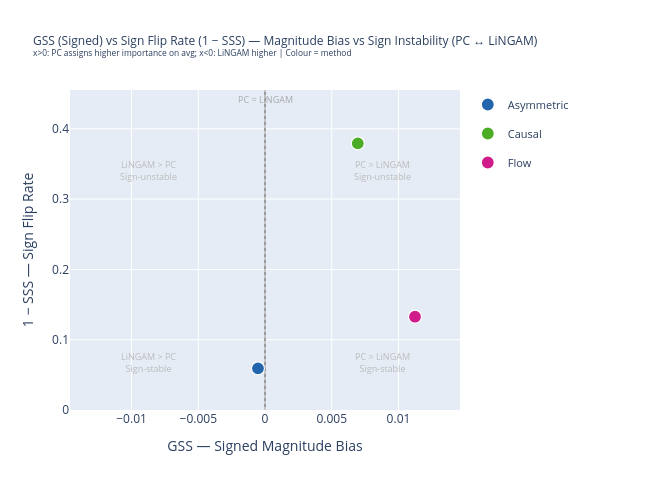

Notebook source saved alongside this figure:
### Code cell
# ── Cross-evaluation: GSS vs (1 − SSS) scatter ────────────────────────────────
# x: GSS (signed)   — positive = PC assigns higher importance on average
#                     negative = LiNGAM assigns higher importance on average
# y: 1 − MeanSSS    — sign flip rate between PC and LiNGAM
df_cross = df_gss[["Dataset", "Method", "MeanGSS"]].merge(
    df_sss[["Dataset", "Method", "MeanSSS"]],
    on=["Dataset", "Method"],
)
df_cross["SignFlipRate"] = 1 - df_cross["MeanSSS"]

fig_cross = go.Figure()
SEEN_METHODS = set()

for _, row in df_cross.iterrows():
    meth = row["Method"]
    ds   = row["Dataset"]
    show_meth = meth not in SEEN_METHODS
    SEEN_METHODS.add(meth)

    fig_cross.add_trace(go.Scatter(
        x    = [row["MeanGSS"]],
        y    = [row["SignFlipRate"]],
        mode = "markers",
        name = meth,
        legendgroup = meth,
        showlegend  = show_meth,
        marker = dict(
            color  = METHOD_COLORS[meth],
            symbol = "circle",
            size   = 13,
            line   = dict(width=1.2, color="white"),
        ),
        hovertemplate=(
            f"<b>{meth}</b><br>"
            f"Dataset: {ds}<br>"
            "GSS (signed magnitude bias): %{x:.4f}<br>"
            "Sign flip rate (1−SSS): %{y:.3f}<extra></extra>"
        ),
    ))

# Symmetric x-axis range around 0 (GSS is signed)
gss_abs_max = df_cross["MeanGSS"].abs().max() * 1.3
y_max       = df_cross["SignFlipRate"].max() * 1.2

# Vertical reference line at x=0 (zero bias between PC and LiNGAM)
fig_cross.add_vline(
    x=0, line=dict(dash="dot", color="lightgray", width=1.5)
)
fig_cross.add_annotation(
    x=0, y=y_max * 0.97, text="PC = LiNGAM", showarrow=False,
    font=dict(size=9, color="#aaaaaa"), xanchor="center",
)

# Quadrant labels
for qx, qy, label in [
    (-gss_abs_max * 0.6, y_max * 0.75, "LiNGAM > PC<br>Sign-unstable"),
    ( gss_abs_max * 0.6, y_max * 0.75, "PC > LiNGAM<br>Sign-unstable"),
    (-gss_abs_max * 0.6, y_max * 0.15, "LiNGAM > PC<br>Sign-stable"),
    ( gss_abs_max * 0.6, y_max * 0.15, "PC > LiNGAM<br>Sign-stable"),
]:
    fig_cross.add_annotation(
        x=qx, y=qy, text=label, showarrow=False,
        font=dict(size=9, color="#bbbbbb"), align="center",
    )

fig_cross.update_layout(
    title=dict(
        text="GSS (Signed) vs Sign Flip Rate (1 − SSS) — Magnitude Bias vs Sign Instability (PC ↔ LiNGAM)<br>"
             "<sup>x>0: PC assigns higher importance on avg; x<0: LiNGAM higher | Colour = method</sup>",
        font=dict(size=12),
    ),
    xaxis=dict(
        title="GSS — Signed Magnitude Bias",
        range=[-gss_abs_max, gss_abs_max],
        zeroline=True, zerolinewidth=1.5, zerolinecolor="gray",
    ),
    yaxis=dict(
        title="1 − SSS — Sign Flip Rate",
        range=[0, y_max],
        zeroline=False,
    ),
    height=480, width=660,
    legend=dict(x=1.02, y=1, xanchor="left", font=dict(size=11)),
    margin=dict(l=70, r=200, t=90, b=70),
)
fig_cross.show()

### Figure 1 — Plotly figure (JSON) as saved in the notebook; plotly's stock layout.template omitted (floating-point values rounded to 4 significant figures)
{"data": [{"hovertemplate": "<b>Asymmetric</b><br>Dataset: Lin-Conf<br>GSS (signed magnitude bias): %{x:.4f}<br>Sign flip rate (1−SSS): %{y:.3f}<extra></extra>", "legendgroup": "Asymmetric", "marker": {"color": "#2166ac", "line": {"color": "white", "width": 1.2}, "size": 13, "symbol": "circle"}, "mode": "markers", "name": "Asymmetric", "showlegend": true, "type": "scatter", "x": [-0.0005259], "y": [0.05929]}, {"hovertemplate": "<b>Causal</b><br>Dataset: Lin-Conf<br>GSS (signed magnitude bias): %{x:.4f}<br>Sign flip rate (1−SSS): %{y:.3f}<extra></extra>", "legendgroup": "Causal", "marker": {"color": "#4dac26", "line": {"color": "white", "width": 1.2}, "size": 13, "symbol": "circle"}, "mode": "markers", "name": "Causal", "showlegend": true, "type": "scatter", "x": [0.006952], "y": [0.3794]}, {"hovertemplate": "<b>Flow</b><br>Dataset: Lin-Conf<br>GSS (signed magnitude bias): %{x:.4f}<br>Sign flip rate (1−SSS): %{y:.3f}<extra></extra>", "legendgroup": "Flow", "marker": {"color": "#d01c8b", "line": {"color": "white", "width": 1.2}, "size": 13, "symbol": "circle"}, "mode": "markers", "name": "Flow", "showlegend": true, "type": "scatter", "x": [0.01124], "y": [0.1327]}], "layout": {"annotations": [{"font": {"color": "#aaaaaa", "size": 9}, "showarrow": false, "text": "PC = LiNGAM", "x": 0, "xanchor": "center", "y": 0.4416}, {"align": "center", "font": {"color": "#bbbbbb", "size": 9}, "showarrow": false, "text": "LiNGAM > PC<br>Sign-unstable", "x": -0.008766, "y": 0.3415}, {"align": "center", "font": {"color": "#bbbbbb", "size": 9}, "showarrow": false, "text": "PC > LiNGAM<br>Sign-unstable", "x": 0.008766, "y": 0.3415}, {"align": "center", "font": {"color": "#bbbbbb", "size": 9}, "showarrow": false, "text": "LiNGAM > PC<br>Sign-stable", "x": -0.008766, "y": 0.06829}, {"align": "center", "font": {"color": "#bbbbbb", "size": 9}, "showarrow": false, "text": "PC > LiNGAM<br>Sign-stable", "x": 0.008766, "y": 0.06829}], "height": 480, "legend": {"font": {"size": 11}, "x": 1.02, "xanchor": "left", "y": 1}, "margin": {"b": 70, "l": 70, "r": 200, "t": 90}, "shapes": [{"line": {"color": "lightgray", "dash": "dot", "width": 1.5}, "type": "line", "x0": 0, "x1": 0, "xref": "x", "y0": 0, "y1": 1, "yref": "y domain"}], "title": {"font": {"size": 12}, "text": "GSS (Signed) vs Sign Flip Rate (1 − SSS) — Magnitude Bias vs Sign Instability (PC ↔ LiNGAM)<br><sup>x>0: PC assigns higher importance on avg; x<0: LiNGAM higher | Colour = method</sup>"}, "width": 660, "xaxis": {"range": [-0.01461, 0.01461], "title": {"text": "GSS — Signed Magnitude Bias"}, "zeroline": true, "zerolinecolor": "gray", "zerolinewidth": 1.5}, "yaxis": {"range": [0, 0.4553], "title": {"text": "1 − SSS — Sign Flip Rate"}, "zeroline": false}}}
